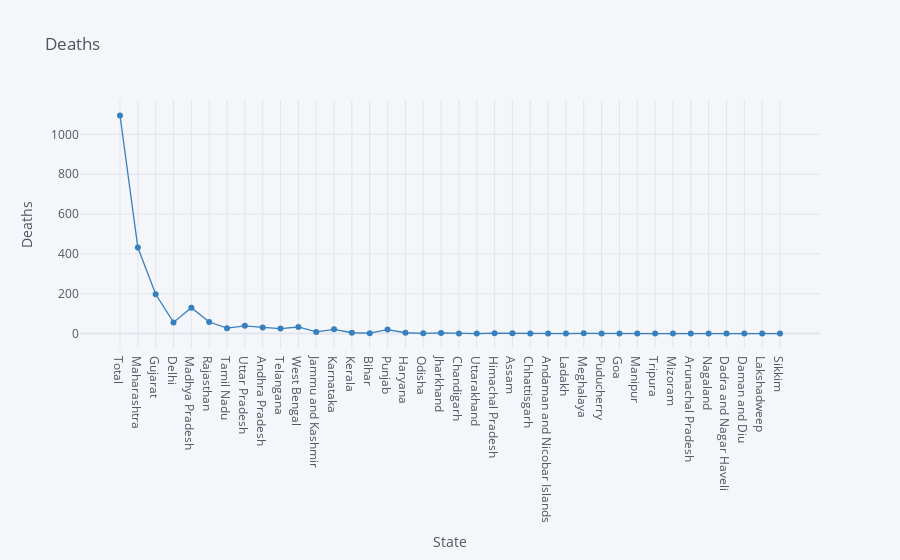

Notebook source saved alongside this figure:
### Markdown cell above
# Deaths as per State

### Code cell
df.iplot(kind="scatter",x="State",y="Deaths",mode='markers+lines',title="Deaths",xTitle="State",yTitle="Deaths",colors='blue',size=0)

### Figure 1 — Plotly figure (JSON) as saved in the notebook; plotly's stock layout.template omitted (floating-point values rounded to 4 significant figures)
{"data": [{"line": {"color": "rgba(55, 128, 191, 1.0)", "dash": "solid", "shape": "linear", "width": 1.3}, "marker": {"size": 0, "symbol": "circle"}, "mode": "markers+lines", "name": "Deaths", "text": "", "type": "scatter", "x": ["Total", "Maharashtra", "Gujarat", "Delhi", "Madhya Pradesh", "Rajasthan", "Tamil Nadu", "Uttar Pradesh", "Andhra Pradesh", "Telangana", "West Bengal", "Jammu and Kashmir", "Karnataka", "Kerala", "Bihar", "Punjab", "Haryana", "Odisha", "Jharkhand", "Chandigarh", "Uttarakhand", "Himachal Pradesh", "Assam", "Chhattisgarh", "Andaman and Nicobar Islands", "Ladakh", "Meghalaya", "Puducherry", "Goa", "Manipur", "Tripura", "Mizoram", "Arunachal Pradesh", "Nagaland", "Dadra and Nagar Haveli", "Daman and Diu", "Lakshadweep", "Sikkim"], "y": [1095, 432, 197, 56, 130, 58, 27, 39, 31, 25, 33, 8, 21, 4, 2, 20, 4, 1, 3, 0, 0, 2, 1, 0, 0, 0, 1, 0, 0, 0, 0, 0, 0, 0, 0, 0, 0, 0]}], "layout": {"legend": {"bgcolor": "#F5F6F9", "font": {"color": "#4D5663"}}, "paper_bgcolor": "#F5F6F9", "plot_bgcolor": "#F5F6F9", "title": {"font": {"color": "#4D5663"}, "text": "Deaths"}, "xaxis": {"gridcolor": "#E1E5ED", "showgrid": true, "tickfont": {"color": "#4D5663"}, "title": {"font": {"color": "#4D5663"}, "text": "State"}, "zerolinecolor": "#E1E5ED"}, "yaxis": {"gridcolor": "#E1E5ED", "showgrid": true, "tickfont": {"color": "#4D5663"}, "title": {"font": {"color": "#4D5663"}, "text": "Deaths"}, "zerolinecolor": "#E1E5ED"}}}
